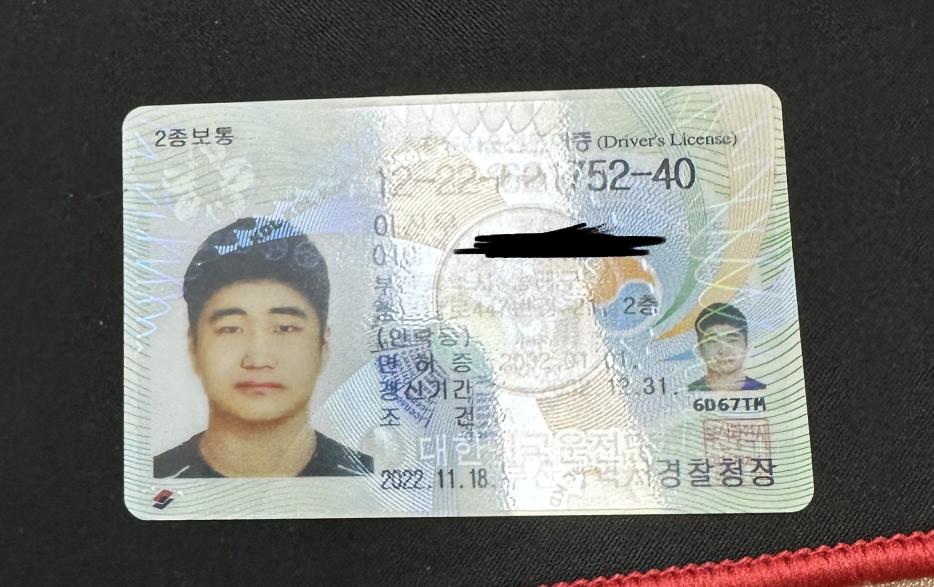
#> input picture jinwoo/images/test_ex.jpg, 1867 x 1173 px (shown at 1/2 size)
$ python -i main_v2.py   (imports and definitions only)
#> lines starting #> are read from the running program, lines starting #| are printed output that depends on the picture; after the words box and inside, x2 and y2 are one past the last pixel; in counts of white or black regions, pixels touching at a corner belong together
#> further down, picture is the input picture: shape (1173, 1867, 3); mean B, G, R 119.6, 123.5, 122.9
import cv2
import numpy as np
import pytesseract
import os
import glob
from skimage.metrics import peak_signal_noise_ratio as psnr
from skimage.metrics import structural_similarity as ssim

# tesseract 설치
# https://github.com/UB-Mannheim/tesseract/wiki

# Tesseract OCR 엔진 경로 설정 (사용자의 설치 경로에 맞게 수정)
pytesseract.pytesseract.tesseract_cmd = r'C:\Program Files\Tesseract-OCR\tesseract.exe'

# [33 lines left out: functions find_glare_mask, align_images, not called in this run]

def find_document_border(image):
    """이미지에서 가장 큰 사각형 윤곽선을 찾아 반환합니다."""
    gray = cv2.cvtColor(image, cv2.COLOR_BGR2GRAY)
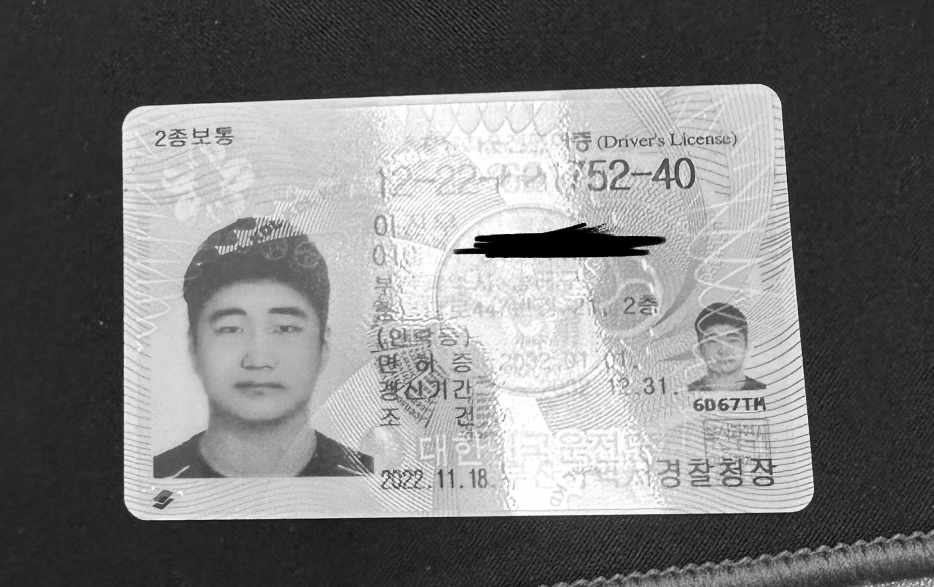
#> gray: shape (1173, 1867) (shown at 1/2 size); min 0, max 255, mean 122.9
    blurred = cv2.GaussianBlur(gray, (5, 5), 0)
    edged = cv2.Canny(blurred, 75, 200)
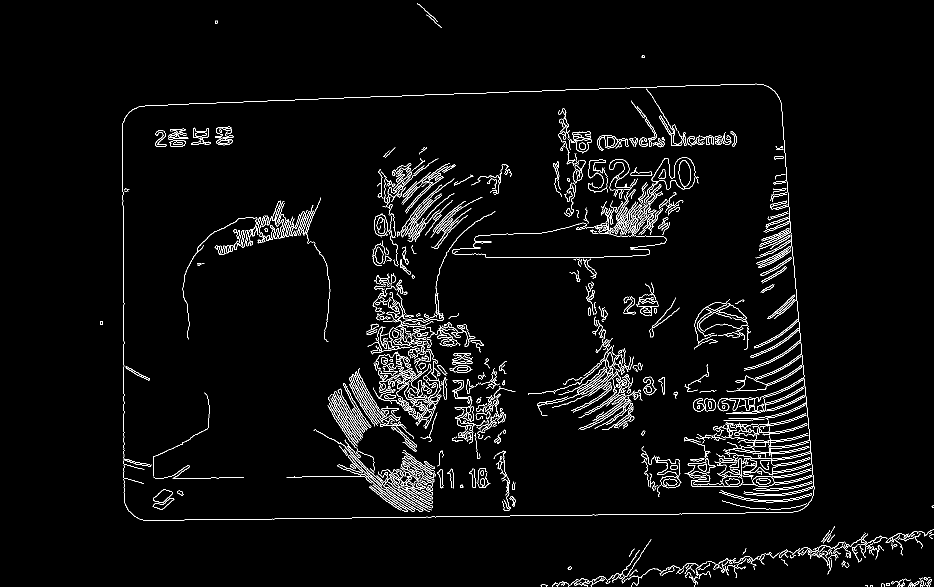
#> edged: shape (1173, 1867) (shown at 1/2 size); 3.2% white in thin lines or dots, all inside (x1, y1, x2, y2) = (200, 6, 1867, 1173)

    contours, _ = cv2.findContours(edged.copy(), cv2.RETR_LIST, cv2.CHAIN_APPROX_SIMPLE)
#> contours = 851 contours, 403 with area under 20; largest, box (x1, y1, x2, y2) and area: (1302, 315, 1391, 379) 3430, (1303, 315, 1391, 379) 3331, (627, 859, 870, 1024) 2464, (244, 167, 1629, 1041) 1548, (1104, 705, 1258, 836) 656
    contours = sorted(contours, key=cv2.contourArea, reverse=True)[:5]
#> contours = 5 contours; box (x1, y1, x2, y2) and area: (1302, 315, 1391, 379) 3430, (1303, 315, 1391, 379) 3331, (627, 859, 870, 1024) 2464, (244, 167, 1629, 1041) 1548, (1104, 705, 1258, 836) 656

    for c in contours:
        perimeter = cv2.arcLength(c, True)
        approx = cv2.approxPolyDP(c, 0.02 * perimeter, True)

        if len(approx) == 4:
            return approx
#> this loop made 5 passes
#> perimeter on passes 1, 2, 4, 5: 380.6, 628.4, 13550.8, 1635.7
#> (perimeter, approx) on pass 3: (4388.2, [[627, 860], [862, 1020]])
    return None

# [150 lines left out: functions warp_image, main, not called in this run]

# [4 lines not run here, left out]

>>> import cv2
>>> picture = cv2.imread('../jinwoo/images/test_ex.jpg')
>>> result = find_document_border(picture)

$ run again, on jinwoo/images/identification_card.jpg
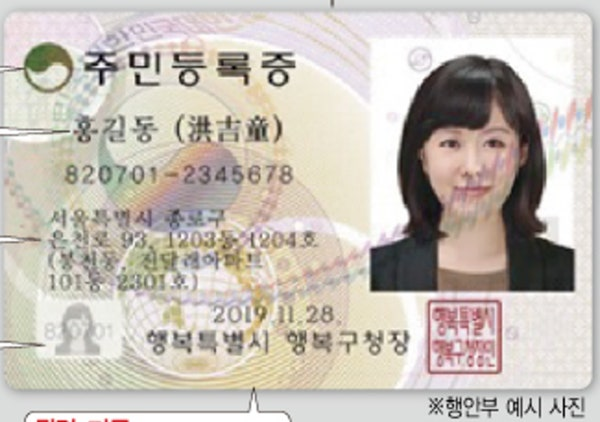
#> input picture jinwoo/images/identification_card.jpg, 600 x 422 px
#> picture is the input picture: shape (422, 600, 3); mean B, G, R 182.2, 190.7, 197.8
#> in find_document_border, `gray = cv2.cvtColor(image, cv2.COLOR_BGR2GRAY)`:
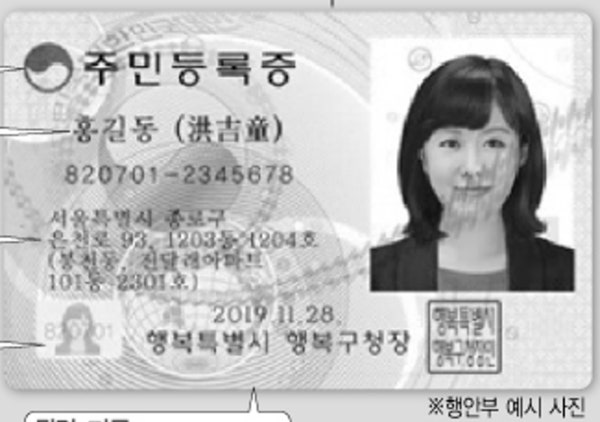
#> gray: shape (422, 600); min 0, max 255, mean 191.8
#> in find_document_border, `edged = cv2.Canny(blurred, 75, 200)`:
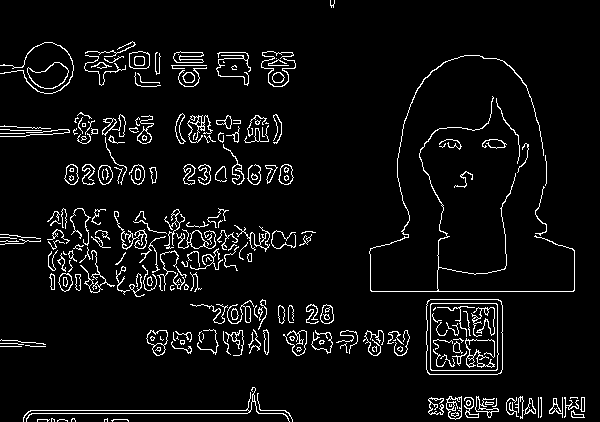
#> edged: shape (422, 600); 5.6% white in thin lines or dots
#> in find_document_border, `contours, _ = cv2.findContours(edged.copy(), cv2.RETR_LIST, cv2.CHAIN_..`: contours = 341 contours, 210 with area under 20; largest, box (x1, y1, x2, y2) and area: (426, 299, 503, 375) 5650, (426, 299, 503, 375) 5642, (430, 303, 499, 371) 4489, (430, 303, 499, 371) 4483, (27, 62, 69, 89) 676
#> in find_document_border, `contours = sorted(contours, key=cv2.contourArea, reverse=True)[:5]`: contours = 5 contours; box (x1, y1, x2, y2) and area: (426, 299, 503, 375) 5650, (426, 299, 503, 375) 5642, (430, 303, 499, 371) 4489, (430, 303, 499, 371) 4483, (27, 62, 69, 89) 676
#> the loop in find_document_border, `for c in contours:` made 1 pass
#> (perimeter, approx) on pass 1: (298.3, [[428, 300], [427, 372], [500, 373], [501, 301]])
#> result = [[428, 300], [427, 372], [500, 373], [501, 301]]
